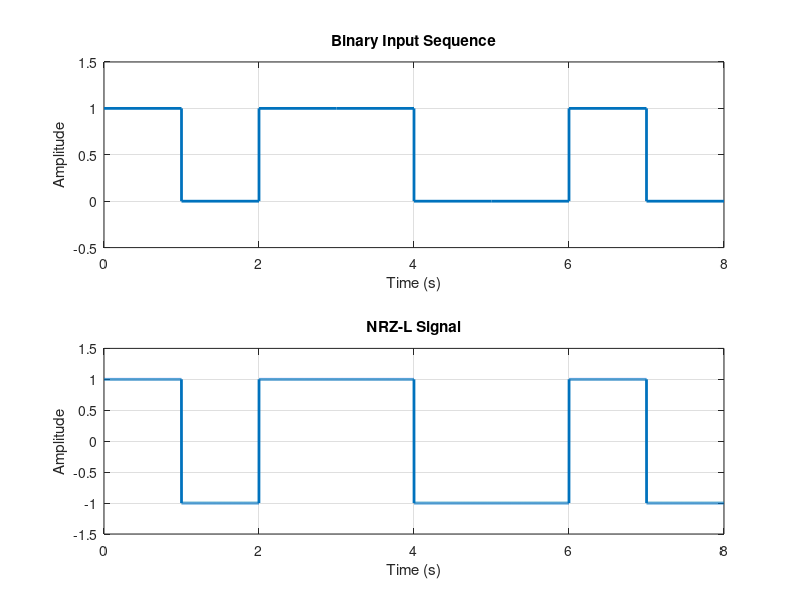

Here is the MATLAB script that generated this plot:
% NRZ-L Signal Generator

% User-defined parameters
binary_data = [1 0 1 1 0 0 1 0]; % Input binary sequence
bit_duration = 1;                % Duration of each bit (seconds)
sampling_frequency = 1000;        % Samples per second

% Derived parameters
samples_per_bit = bit_duration * sampling_frequency;
t = linspace(0, length(binary_data) * bit_duration, length(binary_data) * samples_per_bit);

% Generate NRZ-L waveform
nrz_l_waveform = repelem(2 * binary_data - 1, samples_per_bit);

% Plot Binary Input Sequence
figure;
subplot(2, 1, 1);
stairs(0:length(binary_data), [binary_data, binary_data(end)], 'LineWidth', 2);
xlabel('Time (s)');
ylabel('Amplitude');
title('Binary Input Sequence');
ylim([-0.5, 1.5]);
grid on;

% Plot NRZ-L Waveform
subplot(2, 1, 2);
plot(t, nrz_l_waveform, 'LineWidth', 2);
xlabel('Time (s)');
ylabel('Amplitude');
title('NRZ-L Signal');
ylim([-1.5, 1.5]);
grid on;
